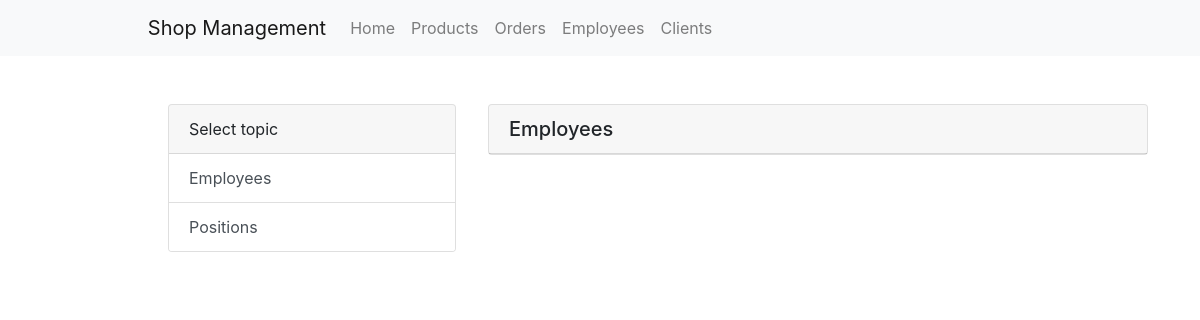
/employees/, run on an earlier commit of the app's database.
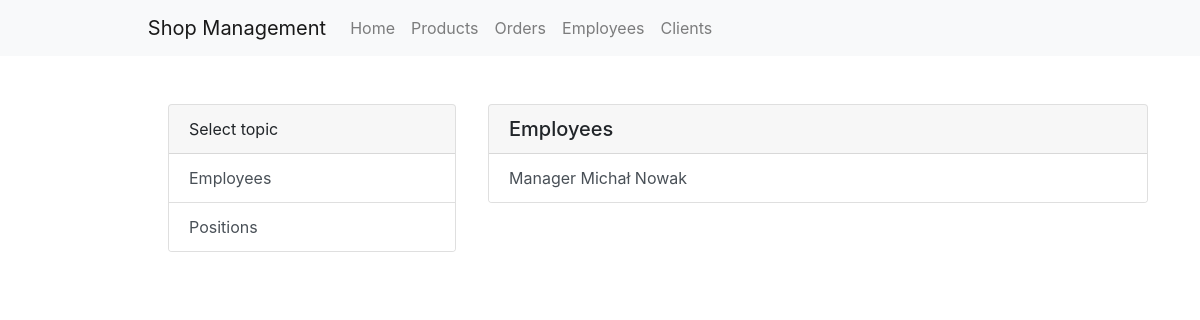
And on a later commit of the database.
### employees/models.py (models this page shows, shortened)
class Employee(models.Model):
    name = models.CharField(max_length=100)
    surname = models.CharField(max_length=100)
    phone_number = models.CharField(max_length=9)
    email = models.EmailField(blank=True, null=True)
    salary = models.FloatField(validators=[MinValueValidator(0)])
    hours_per_week = models.PositiveIntegerField()
    position = models.ForeignKey(Position, on_delete=models.SET_NULL, null=True)
    def __str__(self):
        return f'{self.position} {self.name} {self.surname}'

class Position(models.Model):
    name = models.CharField(max_length=100)
    salary_min = models.FloatField(validators=[MinValueValidator(0)])
    salary_max = models.FloatField(validators=[MinValueValidator(0)])
    def __str__(self):
        return self.name

### employees/views.py (the view)
# urls.py: path('', views.EmployeeListView.as_view(), name='employee-list'),
class EmployeeListView(generic.ListView):
    model = Employee
    paginate_by = 20
    template_name = 'employee_list.html'
    def get_context_data(self,**kwargs):
        context = super().get_context_data(**kwargs)
        context['name'] = 'Employees'
        return context

### templates/employee_list.html
{% extends "base.html" %}
{% block content%}
    <div style="width: 90%; margin-left: 5%;">
        <div class="position-fixed card" style="width: 18rem;">
            <div class="card-header">
              Select topic
            </div>
            <ul class="list-group list-group-flush">
                <a class="list-group-item list-group-item-action" href="{% url 'employees:employee-list' %}">Employees</a>
                <a class="list-group-item list-group-item-action" href="{% url 'employees:position-list' %}">Positions</a>
            </ul>
        </div>
        {% include "list.html" %}
    </div>
{% endblock %}

### templates/list.html
<div class="position-fixed card" style="width: 55%; margin-left: 20rem;">
    <ul class="list-group list-group-flush">
        <div class="card-header">
            <h5 style="margin-bottom: 0;">{{ name }}</h5>
          </div>
        {% for obj in object_list %}
            {% if name == 'Products' %}
                <a class="list-group-item list-group-item-action" href="{{ obj.code }}">{{ obj }}</a>
            {% else %}
                <a class="list-group-item list-group-item-action" href="{{ obj.id }}">{{ obj }}</a>
            {% endif %}
        {% endfor %}
    </ul>
</div>

What changed in the data, as far as the page shows it:
added Employee: position+name+surname "Manager Michał Nowak"
